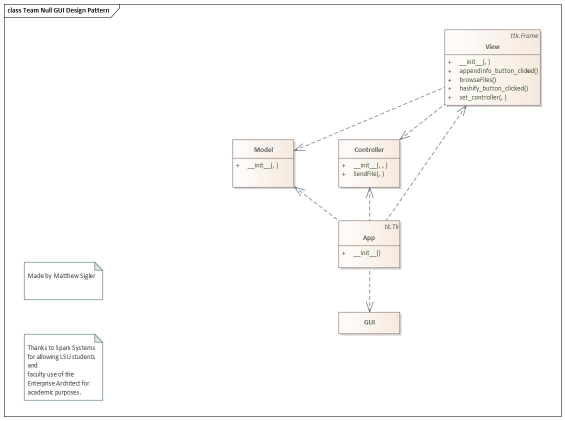
#> input picture Team Null GUI Design Pattern.jpg, 1130 x 841 px (shown at 1/2 size)
$ python -i hash.py   (imports and definitions only)
#> lines starting #> are read from the running program, lines starting #| are printed output that depends on the picture
#> further down, picture is the input picture: PIL image 1130x841 RGB; mean R, G, B 251.2, 250.8, 250.3
"""
Image hashing library
======================

Example:

>>> from PIL import Image
>>> import imagehash
>>> hash = imagehash.average_hash(Image.open('test.png'))
>>> print(hash)
d879f8f89b1bbf
>>> otherhash = imagehash.average_hash(Image.open('other.bmp'))
>>> print(otherhash)
ffff3720200ffff
>>> print(hash == otherhash)
False
>>> print(hash - otherhash)
36
>>> for r in range(1, 30, 5):
...     rothash = imagehash.average_hash(Image.open('test.png').rotate(r))
...     print('Rotation by %d: %d Hamming difference' % (r, hash - rothash))
...
Rotation by 1: 2 Hamming difference
Rotation by 6: 11 Hamming difference
Rotation by 11: 13 Hamming difference
Rotation by 16: 17 Hamming difference
Rotation by 21: 19 Hamming difference
Rotation by 26: 21 Hamming difference
>>>
"""

from __future__ import (absolute_import, division, print_function)

from PIL import Image, ImageFilter
import numpy

# import scipy.fftpack
# import pywt
__version__ = "4.2.1"

"""
You may copy this file, if you keep the copyright information below:


Copyright (c) 2013-2020, Johannes Buchner
https://github.com/JohannesBuchner/imagehash

All rights reserved.

Redistribution and use in source and binary forms, with or without
modification, are permitted provided that the following conditions are
met:

Redistributions of source code must retain the above copyright
notice, this list of conditions and the following disclaimer.

Redistributions in binary form must reproduce the above copyright
notice, this list of conditions and the following disclaimer in the
documentation and/or other materials provided with the distribution.

THIS SOFTWARE IS PROVIDED BY THE COPYRIGHT HOLDERS AND CONTRIBUTORS "AS
IS" AND ANY EXPRESS OR IMPLIED WARRANTIES, INCLUDING, BUT NOT LIMITED
TO, THE IMPLIED WARRANTIES OF MERCHANTABILITY AND FITNESS FOR A
PARTICULAR PURPOSE ARE DISCLAIMED. IN NO EVENT SHALL THE COPYRIGHT
HOLDER OR CONTRIBUTORS BE LIABLE FOR ANY DIRECT, INDIRECT, INCIDENTAL,
SPECIAL, EXEMPLARY, OR CONSEQUENTIAL DAMAGES (INCLUDING, BUT NOT
LIMITED TO, PROCUREMENT OF SUBSTITUTE GOODS OR SERVICES; LOSS OF USE,
DATA, OR PROFITS; OR BUSINESS INTERRUPTION) HOWEVER CAUSED AND ON ANY
THEORY OF LIABILITY, WHETHER IN CONTRACT, STRICT LIABILITY, OR TORT
(INCLUDING NEGLIGENCE OR OTHERWISE) ARISING IN ANY WAY OUT OF THE USE
OF THIS SOFTWARE, EVEN IF ADVISED OF THE POSSIBILITY OF SUCH DAMAGE.

"""


# [7 lines left out: function _binary_array_to_hex, not called in this run]


class ImageHash(object):
    """
        Hash encapsulation. Can be used for dictionary keys and comparisons.
        """

    def __init__(self, binary_array):
        self.hash = binary_array

    def __str__(self):
        return _binary_array_to_hex(self.hash.flatten())

    def __repr__(self):
        return repr(self.hash)

    # [16 lines left out: functions __sub__, __eq__, __ne__, not called in this run]

    def __hash__(self):
        # this returns a 8 bit integer, intentionally shortening the information
        return sum([2 ** (i % 8) for i, v in enumerate(self.hash.flatten()) if v])

    def __len__(self):
        # Returns the bit length of the hash
        return self.hash.size


# [112 lines left out: functions hex_to_hash, hex_to_flathash, old_hex_to_hash, average_hash, phash, phash_simple, not called in this run]


def dhash(image, hash_size=8):
    """
    Difference Hash computation.

    following http://www.hackerfactor.com/blog/index.php?/archives/529-Kind-of-Like-That.html

    computes differences horizontally

    @image must be a PIL instance.
    """
    # resize(w, h), but numpy.array((h, w))
    if hash_size < 2:
        raise ValueError("Hash size must be greater than or equal to 2")

    image = image.convert("L").resize((hash_size + 1, hash_size), Image.Resampling.LANCZOS)
    pixels = numpy.asarray(image)
    # compute differences between columns
    diff = pixels[:, 1:] > pixels[:, :-1]
    return ImageHash(diff)


# [118 lines left out: functions dhash_vertical, whash, colorhash, not called in this run]


class ImageMultiHash(object):
    """
    This is an image hash containing a list of individual hashes for segments of the image.
    The matching logic is implemented as described in Efficient Cropping-Resistant Robust Image Hashing
    """

    def __init__(self, hashes):
        self.segment_hashes = hashes

    # [4 lines left out: function __eq__, not called in this run]

    def __ne__(self, other):
        return not self.matches(other)

    # [9 lines left out: function __sub__, not called in this run]

    def __hash__(self):
        return hash(tuple(hash(segment) for segment in self.segment_hashes))

    def __str__(self):
        return ",".join(str(x) for x in self.segment_hashes)

    def __repr__(self):
        return repr(self.segment_hashes)

    # [51 lines left out: functions hash_diff, matches, best_match, not called in this run]


def _find_region(remaining_pixels, segmented_pixels):
    """
    Finds a region and returns a set of pixel coordinates for it.
    :param remaining_pixels: A numpy bool array, with True meaning the pixels are remaining to segment
    :param segmented_pixels: A set of pixel coordinates which have already been assigned to segment. This will be
    updated with the new pixels added to the returned segment.
    """
    in_region = set()
    not_in_region = set()
    # Find the first pixel in remaining_pixels with a value of True
    available_pixels = numpy.transpose(numpy.nonzero(remaining_pixels))
    start = tuple(available_pixels[0])
    in_region.add(start)
    new_pixels = in_region.copy()
    while True:
        try_next = set()
        # Find surrounding pixels
        for pixel in new_pixels:
            x, y = pixel
            neighbours = [
                (x - 1, y),
                (x + 1, y),
                (x, y - 1),
                (x, y + 1)
            ]
            try_next.update(neighbours)
        # Remove pixels we have already seen
        try_next.difference_update(segmented_pixels, not_in_region)
        # If there's no more pixels to try, the region is complete
        if not try_next:
            break
        # Empty new pixels set, so we know whose neighbour's to check next time
        new_pixels = set()
        # Check new pixels
        for pixel in try_next:
            if remaining_pixels[pixel]:
                in_region.add(pixel)
                new_pixels.add(pixel)
                segmented_pixels.add(pixel)
            else:
                not_in_region.add(pixel)
    return in_region


def _find_all_segments(pixels, segment_threshold, min_segment_size):
    """
    Finds all the regions within an image pixel array, and returns a list of the regions.

    Note: Slightly different segmentations are produced when using pillow version 6 vs. >=7, due to a change in
    rounding in the greyscale conversion.
    :param pixels: A numpy array of the pixel brightnesses.
    :param segment_threshold: The brightness threshold to use when differentiating between hills and valleys.
    :param min_segment_size: The minimum number of pixels for a segment.
    """
    img_width, img_height = pixels.shape
    # threshold pixels
    threshold_pixels = pixels > segment_threshold
    unassigned_pixels = numpy.full(pixels.shape, True, dtype=bool)

    segments = []
    already_segmented = set()

    # Add all the pixels around the border outside the image:
    already_segmented.update([(-1, z) for z in range(img_height)])
    already_segmented.update([(z, -1) for z in range(img_width)])
    already_segmented.update([(img_width, z) for z in range(img_height)])
    already_segmented.update([(z, img_height) for z in range(img_width)])

    # Find all the "hill" regions
    while numpy.bitwise_and(threshold_pixels, unassigned_pixels).any():
        remaining_pixels = numpy.bitwise_and(threshold_pixels, unassigned_pixels)
        segment = _find_region(remaining_pixels, already_segmented)
        # Apply segment
        if len(segment) > min_segment_size:
            segments.append(segment)
        for pix in segment:
            unassigned_pixels[pix] = False

    # Invert the threshold matrix, and find "valleys"
    threshold_pixels_i = numpy.invert(threshold_pixels)
    while len(already_segmented) < img_width * img_height:
        remaining_pixels = numpy.bitwise_and(threshold_pixels_i, unassigned_pixels)
        segment = _find_region(remaining_pixels, already_segmented)
        # Apply segment
        if len(segment) > min_segment_size:
            segments.append(segment)
        for pix in segment:
            unassigned_pixels[pix] = False

    return segments


def crop_resistant_hash(
        image,
        hash_func=None,
        limit_segments=None,
        segment_threshold=128,
        min_segment_size=500,
        segmentation_image_size=300
):
    """
    Creates a CropResistantHash object, by the algorithm described in the paper "Efficient Cropping-Resistant Robust
    Image Hashing". DOI 10.1109/ARES.2014.85
    This algorithm partitions the image into bright and dark segments, using a watershed-like algorithm, and then does
    an image hash on each segment. This makes the image much more resistant to cropping than other algorithms, with
    the paper claiming resistance to up to 50% cropping, while most other algorithms stop at about 5% cropping.

    Note: Slightly different segmentations are produced when using pillow version 6 vs. >=7, due to a change in
    rounding in the greyscale conversion. This leads to a slightly different result.
    :param image: The image to hash
    :param hash_func: The hashing function to use
    :param limit_segments: If you have storage requirements, you can limit to hashing only the M largest segments
    :param segment_threshold: Brightness threshold between hills and valleys. This should be static, putting it between
    peak and trough dynamically breaks the matching
    :param min_segment_size: Minimum number of pixels for a hashable segment
    :param segmentation_image_size: Size which the image is resized to before segmentation
    """
#> called with segment_threshold = 128, min_segment_size = 500, segmentation_image_size = 300
    if hash_func is None:
        hash_func = dhash

    orig_image = image.copy()
    # Convert to gray scale and resize
    image = image.convert("L").resize((segmentation_image_size, segmentation_image_size), Image.Resampling.LANCZOS)
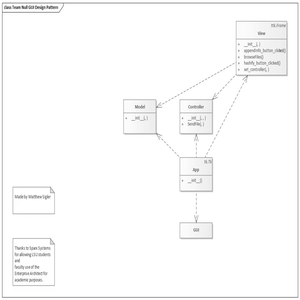
#> image: PIL image 300x300 L; min 79, max 255, mean 250.6
    # Add filters
    image = image.filter(ImageFilter.GaussianBlur()).filter(ImageFilter.MedianFilter())
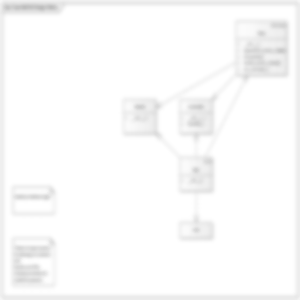
#> image: PIL image 300x300 L; min 190, max 255, mean 250.7
    pixels = numpy.array(image).astype(numpy.float32)

    segments = _find_all_segments(pixels, segment_threshold, min_segment_size)
#> in _find_all_segments, `threshold_pixels = pixels > segment_threshold`: threshold_pixels: shape (300, 300) bool; every value is 1
#> the loop in _find_all_segments, `while numpy.bitwise_and(threshold_pixels, unassigned_pixels).any():` made 1 pass
#> start in _find_region on pass 1: (0, 0)
#> after the loop in _find_all_segments, `while numpy.bitwise_and(threshold_pixels, unassigned_pixels).any():`: unassigned_pixels: shape (300, 300) bool; every value is 0
#> after the loop in _find_all_segments, `while numpy.bitwise_and(threshold_pixels, unassigned_pixels).any():`: segments = 1 item
#> segments = 1 item

    # If there are no segments, have 1 segment including the whole image
    if not segments:
        full_image_segment = {(0, 0), (segmentation_image_size - 1, segmentation_image_size - 1)}
        segments.append(full_image_segment)

    # If segment limit is set, discard the smaller segments
    if limit_segments:
        segments = sorted(segments, key=lambda s: len(s), reverse=True)[:limit_segments]

    # Create bounding box for each segment
    hashes = []
    for segment in segments:
        orig_w, orig_h = orig_image.size
        scale_w = float(orig_w) / segmentation_image_size
        scale_h = float(orig_h) / segmentation_image_size
        min_y = min(coord[0] for coord in segment) * scale_h
        min_x = min(coord[1] for coord in segment) * scale_w
        max_y = (max(coord[0] for coord in segment) + 1) * scale_h
        max_x = (max(coord[1] for coord in segment) + 1) * scale_w
        # Compute robust hash for each bounding box
        bounding_box = orig_image.crop((min_x, min_y, max_x, max_y))
        hashes.append(hash_func(bounding_box))
#> this loop made 1 pass
#> (orig_w, orig_h, scale_w, scale_h, min_y, min_x, max_y, max_x) on pass 1: (1130, 841, 3.77, 2.8, 0, 0, 841, 1130)
#> after the loop, hashes = 1 item
    # [6 lines of commented-out code are left out]

    return ImageMultiHash(hashes)


import json
import os
import time
from collections import defaultdict


# Opens the image file that was transferred for hashing
# [1 line not run here, left out]

# Determines if the image is an acceptable file
# [12 lines left out: functions is_image, cryptohashingfunction, not called in this run]

# Creation of the hash dictionary, instantiated as a nested lambda dictionary
hashesdict = defaultdict(lambda: defaultdict(lambda: defaultdict(list)))

# Does not run on the first execution
# Opens the json file to update the hash dictionary
# [8 lines not run here, left out]

# Returns a boolean of true if a match was found, or false if one hasn't. Returns None for value error.
# [18 lines left out: functions match, find_matching_hash, not called in this run]


convertsave_hashdict = json.dumps(hashesdict)
# Opens the text file to write in the converted hash dictionary for preservation.
# [2 lines not run here, left out]

# [1 line that did not run here, left out]
filename1 = 'hashdictionary.json' #File for secondary data preservation/comparison .
# [1 line that did not run here, left out]

# Determines the items that are in the selected key within the dictionary.
# [10 lines left out: function items_in, not called in this run]

# Sends the information about that hash, whether it is a match or not.
def sendhashinfo(hashesdict):
    if matcher is False:
        hashesdict['Hashmap']['Hashes']['Hash'].append(comparison_hash) #Adds hash to the end of the hash list.
        time.sleep(5)
        return "There is no match for the hash in the dictionary. Hash has been added to dictionary."
    else:
        proof = items_in(hashesdict['Hashmap']['Hashes']['Hash'])
        length = len(proof)
        for i in range(length):
            if comparison_hash != proof[i]:
                continue
            else:
                if hashesdict['Hashmap']['Hashes']['Info'][i] is None:
                        return "There is no info about this hash."
                else:
                    return hashesdict['Hashmap']['Hashes']['Info'][i]


# [1 line that did not run here, left out]
# [2 lines not run here, left out]


revertsave_hashdict = json.loads(convertsave_hashdict)


# [2 lines not run here, left out]


>>> from PIL import Image
>>> picture = Image.open('Team Null GUI Design Pattern.jpg')
>>> result = crop_resistant_hash(picture)
